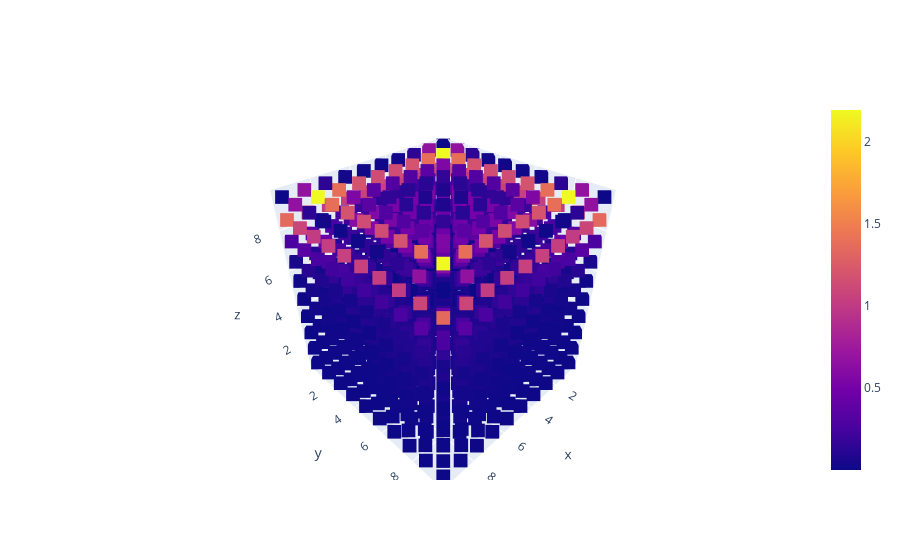

Notebook cell for this chart:
### Code cell
residual_solution = list(np.abs(np.array(numerical_solution) - np.array(analitical_solution)))
x,y,z = [np.array(coord) for coord in mesh.coords]
xv, yv, zv = np.meshgrid(x, y, z, indexing='ij')

fig = go.Figure(data = go.Scatter3d(x = xv.ravel(), y = yv.ravel(), z = zv.ravel(), mode = 'markers', 
                                    marker = dict(color = residual_solution, 
                                                symbol = "square", size = 5, colorbar = {"bgcolor":"white"}), 
                                    text = residual_solution))
fig.show()

### Figure 1 — Plotly figure (JSON) as saved in the notebook; plotly's stock layout.template omitted (floating-point values rounded to 4 significant figures; data arrays with more than 128 entries replaced by an {"elided": "..."} marker saying what was removed)
{"data": [{"marker": {"color": {"elided": "1000 float values"}, "colorbar": {"bgcolor": "white"}, "size": 5, "symbol": "square"}, "mode": "markers", "text": {"elided": "1000 str values"}, "type": "scatter3d", "x": {"elided": "1000 float values"}, "y": {"elided": "1000 float values"}, "z": {"elided": "1000 float values"}}], "layout": {}}
